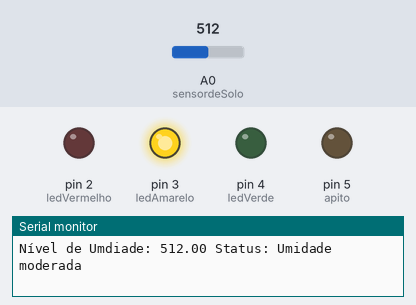
Recording of a sketch running on a simulated Arduino Uno, built with avr-gcc and run on an emulated ATmega328P. Parts: output pins drawn as LEDs (lit = HIGH), the last lines printed to the serial monitor. The inputs (shaded band) are chosen by the test bench; at power-on: A0 (sensordeSolo) = 512.

Above: at 1.2 s.
1.3 s: A0 (sensordeSolo) set to 410
2.8 s: A0 (sensordeSolo) set to 382
At 4.0 s:
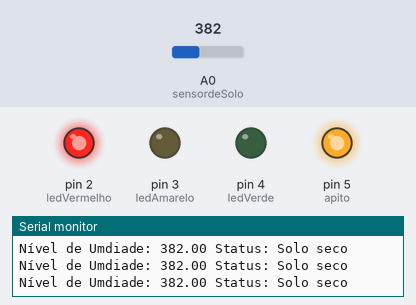
4.3 s: A0 (sensordeSolo) set to 810
At 4.6 s:
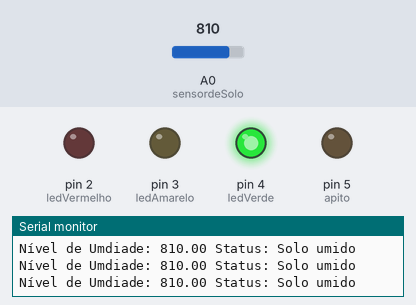
5.8 s: A0 (sensordeSolo) set to 789
At 6.2 s:
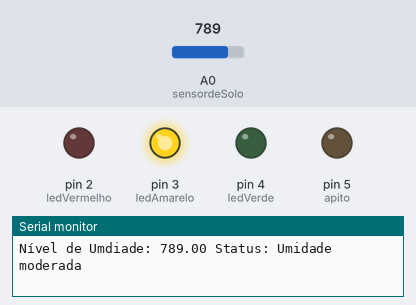
8.8 s: A0 (sensordeSolo) set to 900
At 9.5 s:
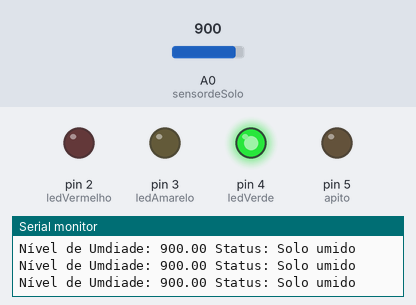
Timing chart, 0 to 11.3 s (numbered marks = the images above; inputs shaded):
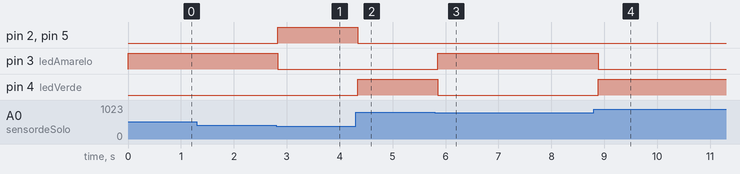

The sketch:

SensordeSolo.ino
```cpp
//Define portas a serem usadas
#define sensordeSolo  A0
#define ledVermelho   2
#define ledAmarelo    3
#define ledVerde      4
#define apito     5
//Variavel para recever o valor de umidade
float niveldeUmidade;

void setup(){
  Serial.begin(9600); //taxa de comunicação Serial
  //Define pinos como saída
  pinMode(ledVermelho,  OUTPUT);
  pinMode(ledAmarelo,   OUTPUT);
  pinMode(ledVerde,     OUTPUT);
  pinMode(apito,        OUTPUT);
  //Define pinos como desligados
  digitalWrite(ledVermelho, LOW);
  digitalWrite(ledAmarelo,  LOW);
  digitalWrite(ledVerde,    LOW);
  digitalWrite(apito,       LOW);
}

void loop(){
  //Le o valor do pino A0 do sensor
  niveldeUmidade = analogRead(sensordeSolo);
  //Mostra o valor da porta analogica no serial monitor
  Serial.print("Nível de Umdiade: ");
  Serial.print(niveldeUmidade);

  //Solo umido, acende o led verde e desliga os demais
  if (niveldeUmidade >= 800 && niveldeUmidade < 1024) {
    Serial.println(" Status: Solo umido");
    digitalWrite(ledVerde, HIGH);
    digitalWrite(ledVermelho, LOW);
    digitalWrite(ledAmarelo,  LOW);
    digitalWrite(apito,       LOW);
  }

  //Solo com umidade moderada, acende led amarelo e desliga os demais
  else if (niveldeUmidade >= 400 && niveldeUmidade < 800) {
    Serial.println(" Status: Umidade moderada");
    digitalWrite(ledAmarelo, HIGH);
    digitalWrite(ledVermelho, LOW);
    digitalWrite(ledVerde,    LOW);
    digitalWrite(apito,       LOW);
  }

  //Solo seco, acende led vermelho, o apito e desliga os demais
  else if (niveldeUmidade > 0 && niveldeUmidade < 400) {
    Serial.println(" Status: Solo seco");
    digitalWrite(ledVermelho, HIGH);
    digitalWrite(apito,       HIGH);
    digitalWrite(ledAmarelo,  LOW);
    digitalWrite(ledVerde,    LOW);
  }
  delay(100);
}
```

Measured:
- the behaviour switches between 400 and 399 on A0 (sensordeSolo) (found by bisection; images 0 and 1)
- the behaviour switches between 800 and 799 on A0 (sensordeSolo) (found by bisection; images 2 and 3)
- after the input at 2.8 s, pin 2 (ledVermelho), pin 5 (apito): LOW → HIGH at once; pin 3 (ledAmarelo): HIGH → LOW at once
- after the input at 4.3 s, pin 2 (ledVermelho), pin 5 (apito): HIGH → LOW at once; pin 4 (ledVerde): LOW → HIGH at once
- after the input at 5.8 s, pin 3 (ledAmarelo): LOW → HIGH after 0.05 s; pin 4 (ledVerde): HIGH → LOW after 0.05 s
- after the input at 8.8 s, pin 3 (ledAmarelo): HIGH → LOW after 0.08 s; pin 4 (ledVerde): LOW → HIGH after 0.08 s
